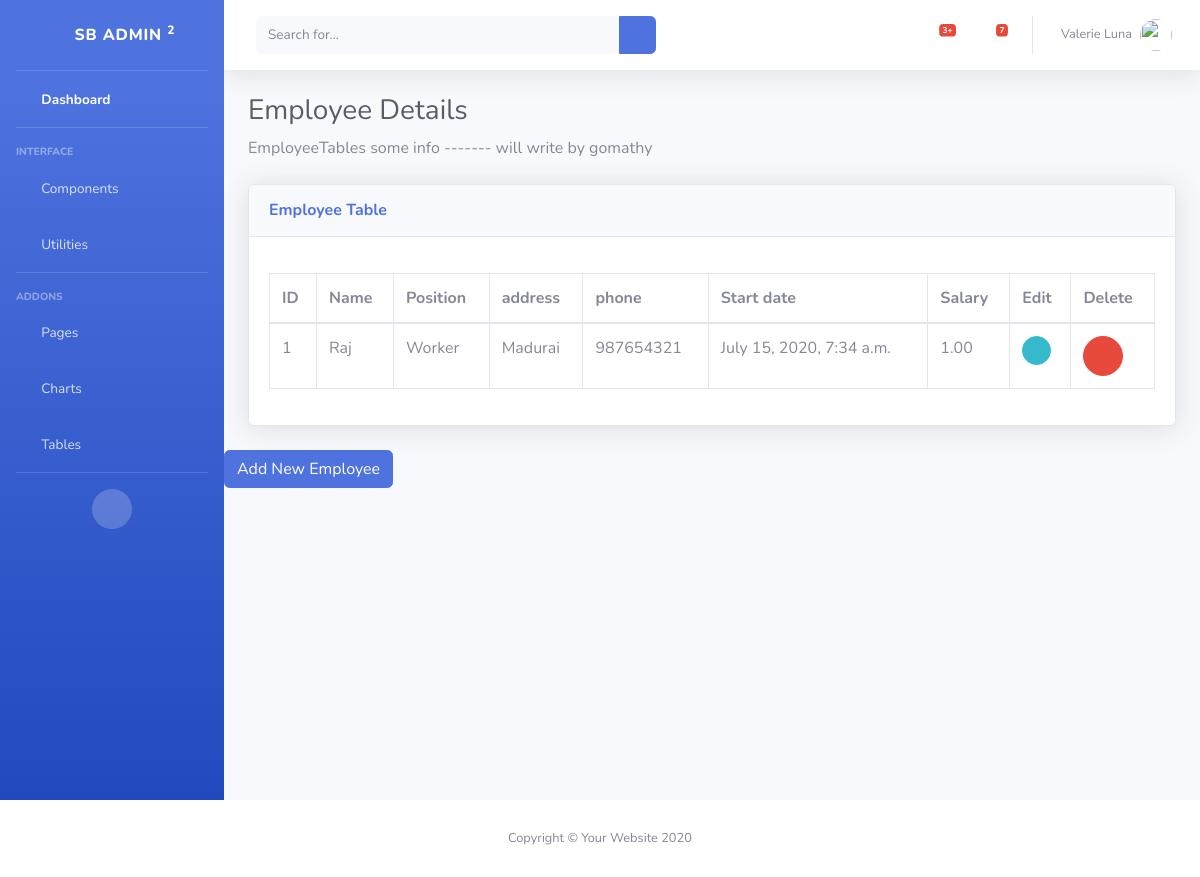
The app's page /employee/, older data.
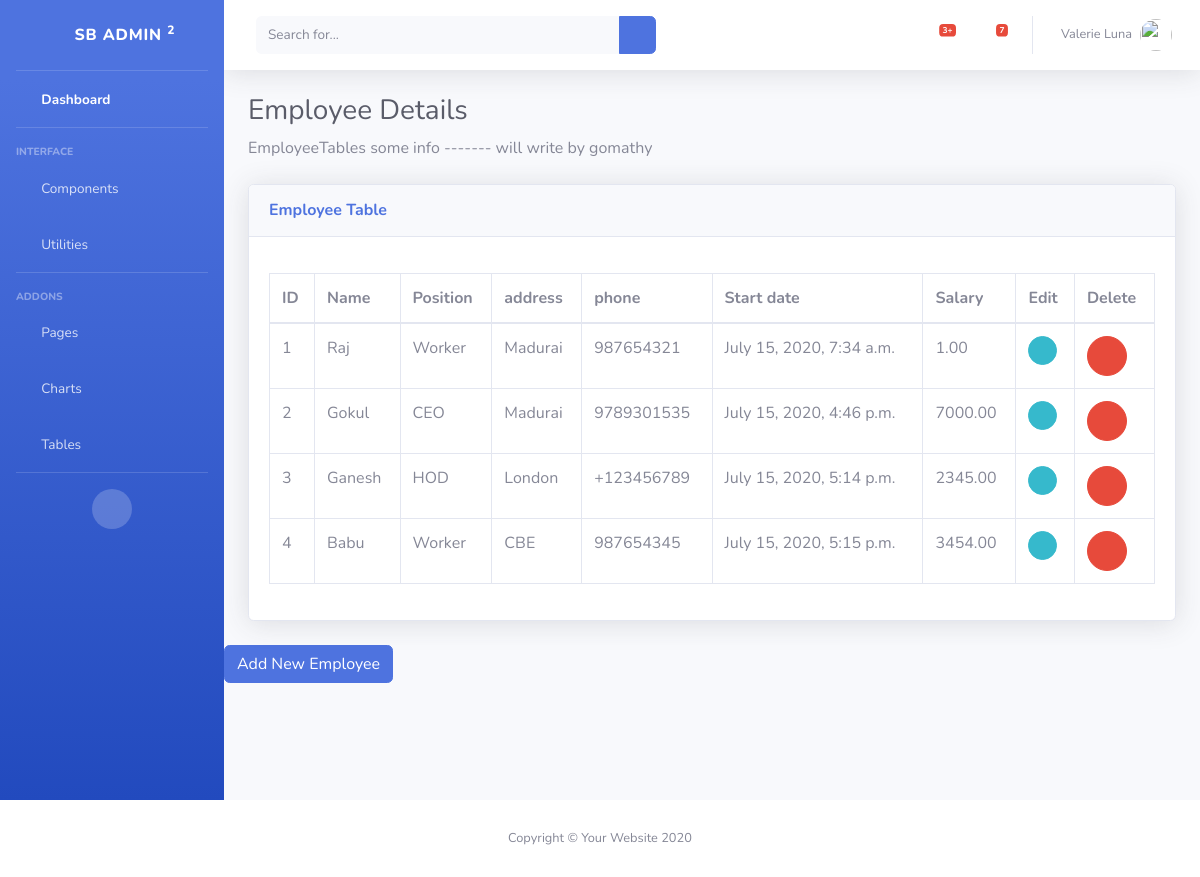
The same page, newer data.
### inventory/models.py (models this page shows, shortened)
class Employee(models.Model):
	name = models.CharField("Employee Name", max_length=30, default='NULL', blank=True)
	DESIGNATION_WORKER= 'Worker'
	DESIGNATION_CEO= 'Manager'
	DESIGNATION_SUPERVISER= 'Superviser'
	DESIGNATION_MARKETING= 'MarketingHead'
	DESIGNATION_OTHERS= 'Others'
	DESIGNATION_CHOICES= [(DESIGNATION_WORKER, 'Worker'),(DESIGNATION_CEO,'Manager'),(DESIGNATION_SUPERVISER,'Superviser'),(DESIGNATION_MARKETING,'MarketingHead'),(DESIGNATION_WORKER,'others') ]
	designation = models.CharField(choices=DESIGNATION_CHOICES, max_length=200, default='Others')
	address = models.CharField(max_length=70, default='Not Found', blank=True)
	phone = models.CharField("Phone Number", max_length=11, default='0000000', blank=True)
	dob = models.DateTimeField('date of birth', default=now, blank=True)
	doj = models.DateTimeField('date of Joined', default=now, blank=True)
	salary = models.DecimalField(max_digits=12, decimal_places=2,  default=0.0, blank=True)
	GENDER_MALE = 0
	GENDER_FEMALE = 1
	GENDER_OTHERS = 2
	GENDER_CHOICES = [(GENDER_MALE, 'Male'), (GENDER_FEMALE, 'Female'), (GENDER_FEMALE, 'Others') ]
	gender = models.IntegerField(choices=GENDER_CHOICES, default=2)

### inventory/views.py (the view)
# urls.py: path('employee/',views.employee,name='employee'),
def employee(request):
	Emps = Employee.objects.all()
	return render(request, 'inventory/employee.html', { 'Emps': Emps })

### inventory/templates/inventory/employee.html
{% extends 'inventory/base.html' %}
{% load static %}
{% block body %}
<h1 class="h3 mb-2 text-gray-800">Employee Details </h1>
          <p class="mb-4">EmployeeTables some info ------- will write by gomathy  </p>
          <div class="card shadow mb-4">
            <div class="card-header py-3">
              <h6 class="m-0 font-weight-bold text-primary">Employee Table</h6>
            </div>
            <div class="card-body">
              <div class="table-responsive">
                <table class="table table-bordered" id="dataTable" width="100%" cellspacing="0">
                  <thead>
                    <tr>
                      <th>ID</th>
                      <th>Name</th>
                      <th>Position</th>
                      <th>address</th>
                      <th>phone</th>
                      <th>Start date</th>
                      <th>Salary</th>
                      <th>Edit</th>
                      <th>Delete</th>
                    </tr>
                  </thead>
                  <tbody>
            <ul>
						{% for e in Emps %}
						<tr>
                <td> {{ e.id }} </td>
						    <td>{{ e.name }} </td>
						    <td>{{ e.designation }} </td>
						    <td>{{ e.address }} </td>
						    <td>{{ e.phone }} </td>
						    <td>{{ e.doj }} </td>
						    <td>{{ e.salary }} </td>
                <td>
                    <a href="{% url 'inventory:emp_edit' e.id %}" class="btn btn-info btn-circle btn-sm">
                      <i class="fas fa-info-circle"></i>
                    </a>
                </td>
                <td>
                    <a href="{% url 'inventory:delete_employee' e.id %}"
                      class="btn btn-danger btn-circle tn-sm">
                      <i class="fas fa-trash"></i>
                    </a>
                </td>
						</tr>
						{% endfor %}
						</ul>
                  </tbody>
                </table>
              </div>
            </div>
          </div>
        </div>
        <div class="button-group">
              <a href="{% url 'inventory:add_employee' %}" class="btn btn-primary" role="button">
              Add New Employee </a>
        </div>
      </div>
</div>
{% endblock %}

Row changes from the older to the newer data that the page shows:
added Employee: id "2", name "Gokul", designation "CEO", address "Madurai", phone "9789301535", doj "July 15, 2020, 4:46 p.m.", salary "7000.00"
added Employee: id "3", name "Ganesh", designation "HOD", address "London", phone "+123456789", doj "July 15, 2020, 5:14 p.m.", salary "2345.00"
added Employee: id "4", name "Babu", designation "Worker", address "CBE", phone "987654345", doj "July 15, 2020, 5:15 p.m.", salary "3454.00"
